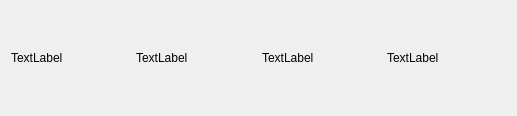
<?xml version="1.0" encoding="UTF-8"?>
<ui version="4.0">
 <class>Card_Form</class>
 <widget class="QWidget" name="Card_Form">
  <property name="geometry">
   <rect>
    <x>0</x>
    <y>0</y>
    <width>517</width>
    <height>116</height>
   </rect>
  </property>
  <property name="windowTitle">
   <string>Form</string>
  </property>
  <layout class="QHBoxLayout" name="horizontalLayout_2">
   <item>
    <layout class="QHBoxLayout" name="horizontalLayout">
     <item>
      <widget class="QLabel" name="label_image">
       <property name="text">
        <string>TextLabel</string>
       </property>
      </widget>
     </item>
     <item>
      <widget class="QLabel" name="label_name">
       <property name="text">
        <string>TextLabel</string>
       </property>
      </widget>
     </item>
     <item>
      <widget class="QLabel" name="label_price">
       <property name="text">
        <string>TextLabel</string>
       </property>
      </widget>
     </item>
     <item>
      <widget class="QLabel" name="label_author">
       <property name="text">
        <string>TextLabel</string>
       </property>
      </widget>
     </item>
    </layout>
   </item>
  </layout>
 </widget>
 <resources/>
 <connections/>
</ui>
